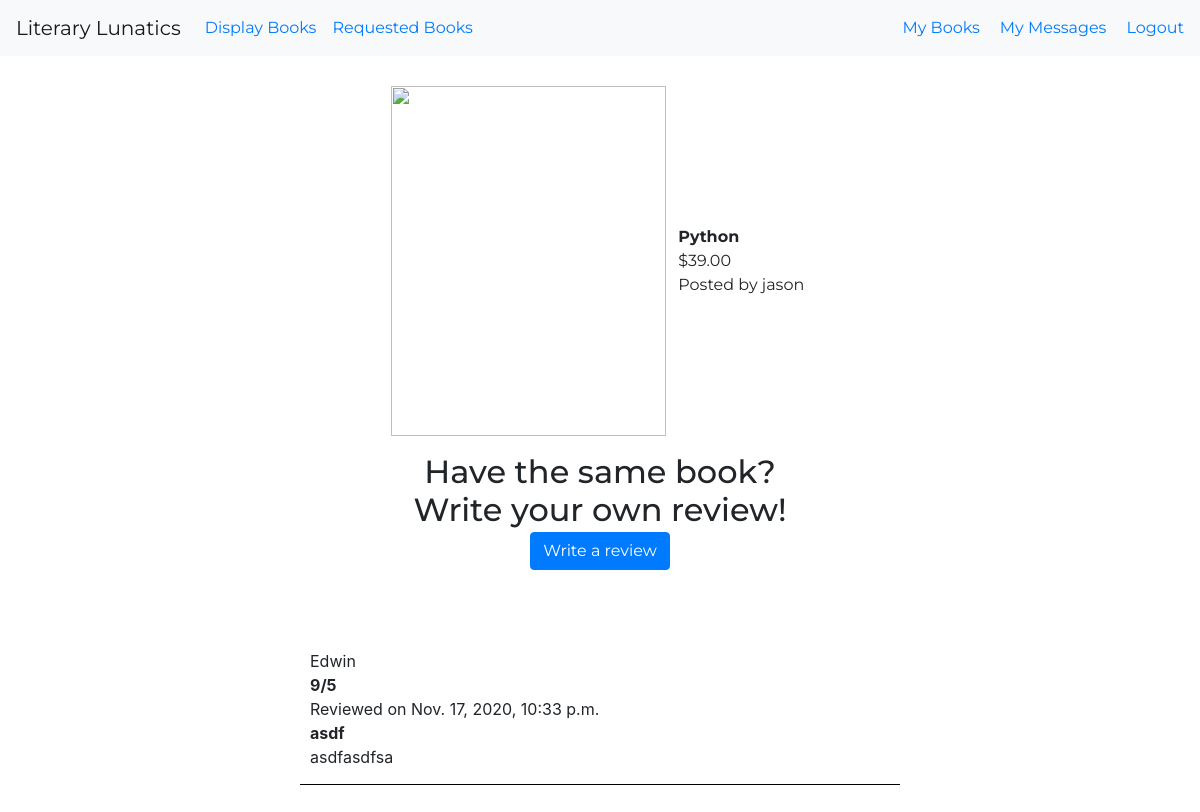
/book_detail/2 (signed in), run on the app's committed database.
### bookMng/models.py (models this page shows, shortened)
class Book(models.Model):
    name = models.CharField(max_length=200)
    web = models.URLField(max_length=300)
    price = models.DecimalField(decimal_places=2, max_digits=6)
    publish_date = models.DateField(auto_now=True)
    picture = models.FileField(upload_to='bookProject/static/uploads')
    pic_path = models.CharField(max_length=300, editable=False)
    user_name = models.ForeignKey(User, blank=True, null=True, on_delete=models.CASCADE)

class Review(models.Model):
    book = models.ForeignKey(Book, blank=True, null=True, on_delete=models.CASCADE)
    publishdate = models.DateTimeField(auto_now=True)
    username = models.ForeignKey(User, blank=True, null=True, on_delete=models.CASCADE)
    title = models.CharField(max_length=200)
    description = models.TextField()
    rating = models.DecimalField(decimal_places=0, max_digits=1, default='0')

### bookMng/views.py (the view)
# urls.py: path('book_detail/<int:book_id>', views.book_detail, name='book_detail'),
@login_required(login_url=reverse_lazy('login'))
def book_detail(request, book_id):
    book = Book.objects.get(id=book_id)
    book.pic_path = book.picture.url[19:]
    if request.method == 'POST':
        form = ReviewForm(request.POST, request.FILES)
        if form.is_valid():
            review = form.save(commit=False)
            if 1 <= review.rating <= 5:
                try:
                    review.book = book
                    review.username = request.user
                except Exception:
                    pass
                review.save()
            return HttpResponseRedirect(f'/book_detail/{book_id}')
    else:
        form = ReviewForm()
    return render(request,
                  'bookMng/book_detail.html',
                  {
                      'form': form,
                      'item_list': MainMenu.objects.all(),
                      'book': book
                  })

### bookProject/templates/bookMng/book_detail.html (shortened to what this page needs)
{% extends "base.html" %}
{% load static %}
{% block content %}
<nav class="navbar navbar-expand-lg navbar-light bg-light text_style">
  <a class="navbar-brand" href="/">Literary Lunatics</a>
  <div class="collapse navbar-collapse" id="navbarTogglerDemo03">
    <ul class="navbar-nav mr-auto mt-2 mt-lg-0">
      <li class="nav-item nav-link">
        <a href="/displaybooks">Display Books</a>
      </li>
      <li class="nav-item nav-link">
        <a href="/displayrequest">Requested Books</a>
      </li>
    </ul>
    {% if user.is_authenticated %}
    <a class="nav-item" href="/mybooks">My Books</a>
    <a class="nav-item" style="padding-left: 20px" href="/mymessages">My Messages</a>
    <a href="{% url 'logout' %}" style="padding-left: 20px">Logout</a>
    {% else %}
    <a class="nav-item" href="{% url 'login' %}">Login</a>
    <a class="nav-item" href="{% url 'signup' %}" style="padding-left: 20px">Sign Up</a>
    {% endif %}
  </div>
</nav>
<table align="center" width="35%" height="350" class="text_style">
        <tr>
            <td style="padding-top: 30px;">
                <img src="{% static book.pic_path %}" width="275" height="350">
            </td>
            <td style="padding-top: 30px;">
                <b>{{ book.name }}</b><br>
                ${{ book.price }}<br>
                Posted by {{ book.user_name }}
            </td>
        </tr>
</table>
<h2 class="py-3 text_style" align="center">Have the same book?
    <br>Write your own review!
    <br><button type="button" class="btn btn-primary" data-toggle="modal" data-target="#exampleModal">
    Write a review
    </button>
</h2>
<div class="my-5">
    <table align="center" width="50%">
        {% for review in book.review_set.all %}
            <tr style="border-bottom: 1px solid black;">
                <td style="padding-bottom: 15px; padding-top: 15px; padding-right: 40px; padding-left: 10px;">
                    {{ review.username }} <br>
                    <b>{{ review.rating }}/5</b> <br>
                    Reviewed on {{ review.publishdate }} <br>
                    <b>{{ review.title }}</b> <br>
                    {{ review.description }} <br>
                </td>
            </tr>
        {% endfor %}
    </table>
</div>
{% endblock content %}

### bookProject/static/styles.css (style rules this page uses)
.text_style { font-family: 'Montserrat', sans-serif; }

### data on the page
Book: name "Python", price "39.00", user_name "jason"
Review: username "Edwin", rating "9", publishdate "Nov. 17, 2020, 10:33 p.m.", title "asdf", description "asdfasdfsa"
